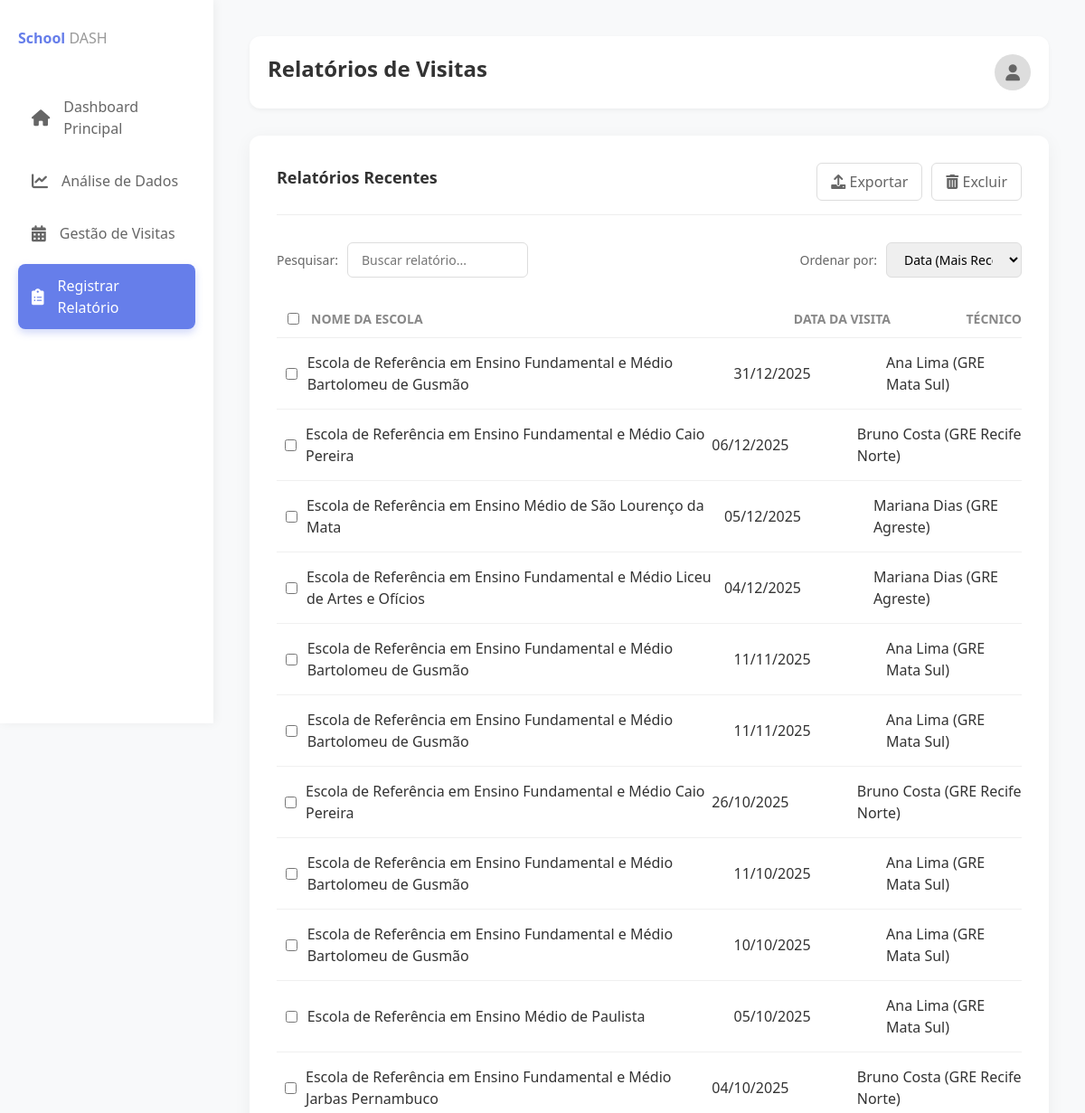
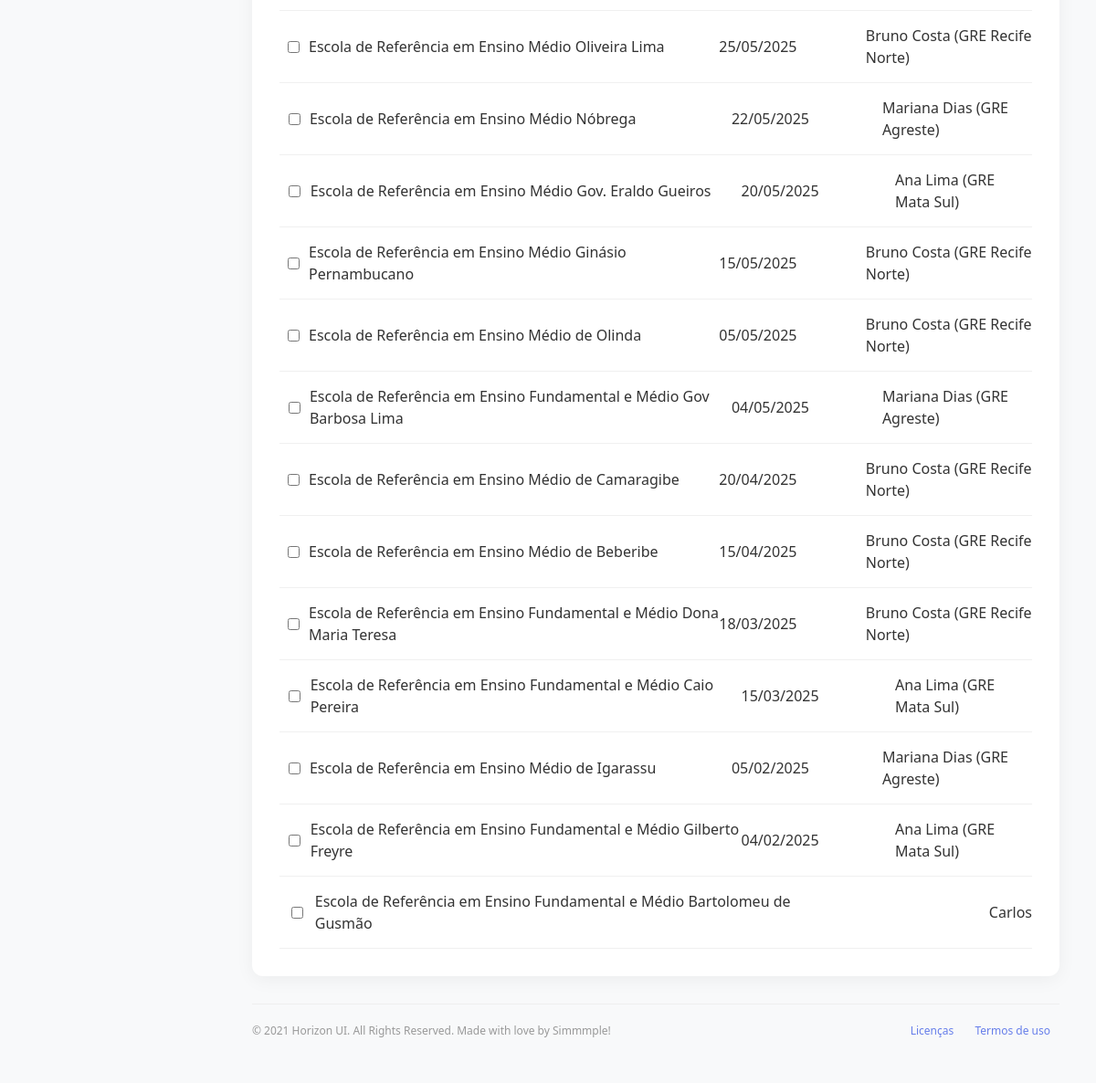
/relatorios/ (signed in), run on an earlier commit of the app's database (2 pictures, top to bottom).
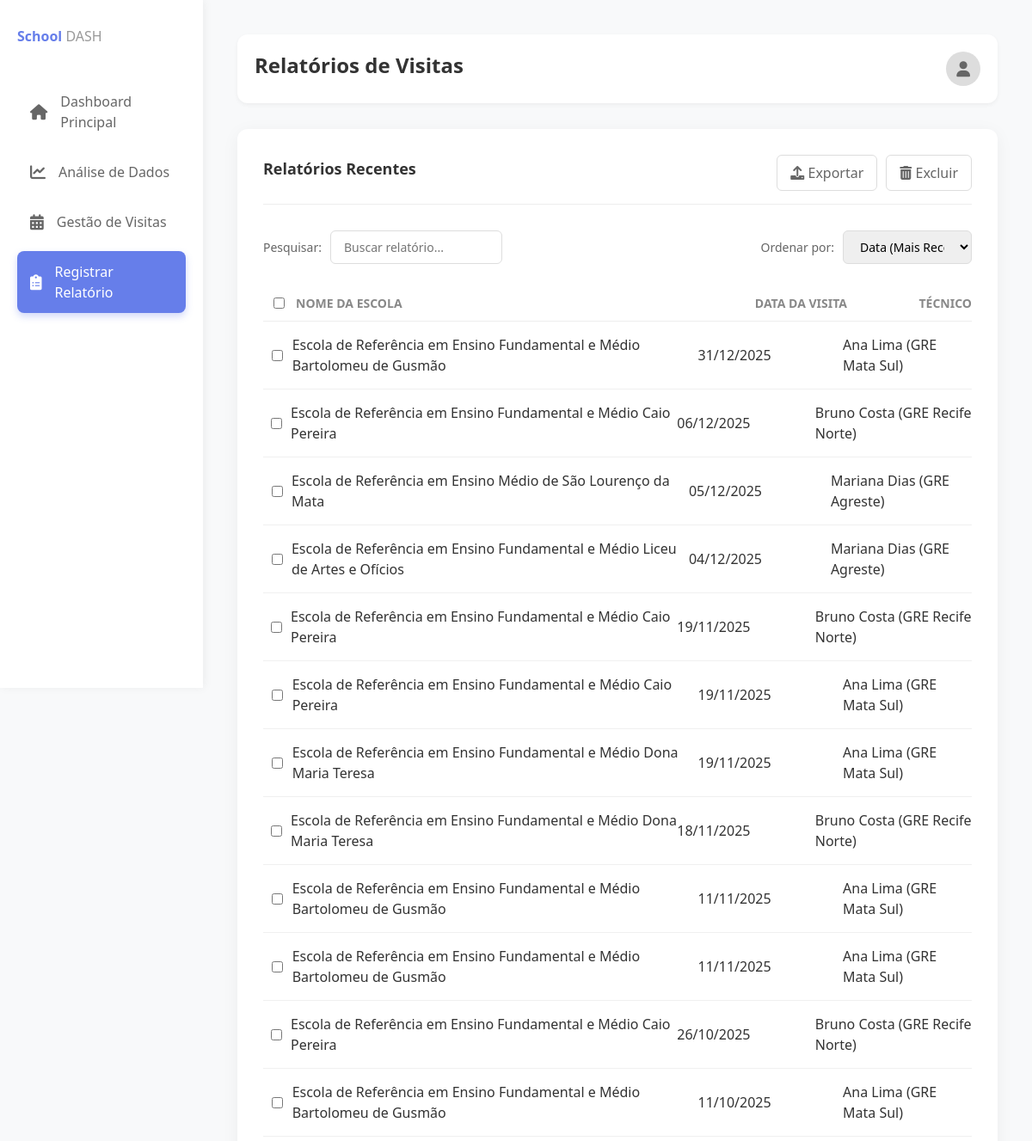
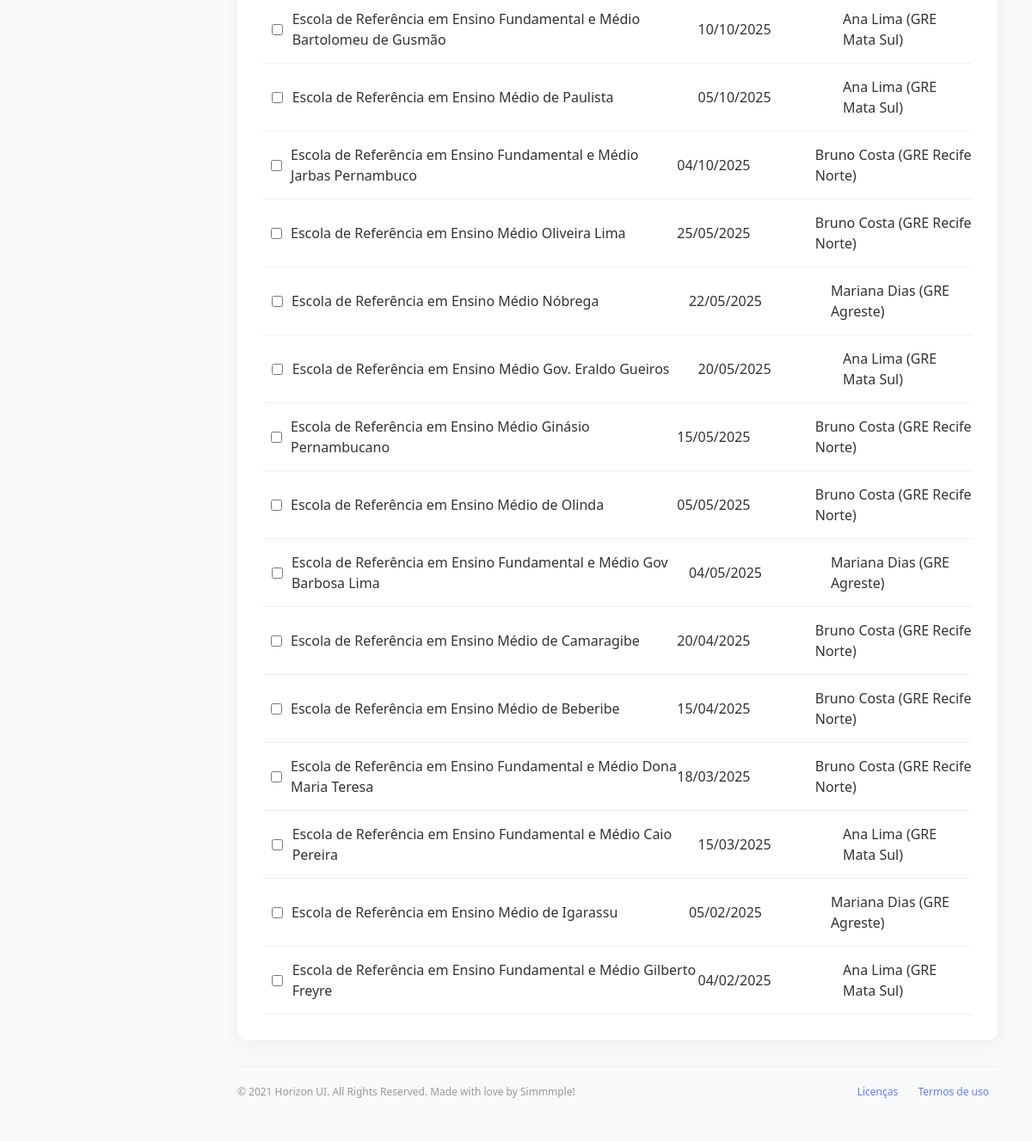
And on a later commit of the database (2 pictures, top to bottom).
### core/models.py (models this page shows, shortened)
class VisitaTecnica(models.Model):
    escola = models.CharField(max_length=255)
    data_visita = models.DateField(null=True, blank=True) # Melhor tipo para datas
    tecnico_gre = models.CharField(max_length=255, null=True, blank=True)
    servidor_escola = models.CharField(max_length=255, null=True, blank=True)
    demanda = models.TextField(null=True, blank=True) # TextField é melhor para textos longos
    encaminhamento = models.TextField(null=True, blank=True)
    observacao = models.TextField(null=True, blank=True)
    ocorrencias = models.ManyToManyField(Ocorrencia, blank=True, verbose_name="Ocorrências observadas")

### core/views.py (the view, shortened to what this page needs)
# urls.py: path('relatorios/', views.relatorios_view, name='relatorios'),
@login_required(login_url='login')
def relatorios_view(request):
    relatorios = VisitaTecnica.objects.all().order_by('-data_visita')
    context = {
        'relatorios': relatorios,
    }
    return render(request, 'relatorios.html', context)

### core/templates/relatorios.html (shortened to what this page needs)
{% extends 'base.html' %}
{% load static %}
{% block extra_css %}
<link rel="stylesheet" href="{% static 'css/relatorios.css' %}">
{% endblock extra_css %}
{% block content %}
<div class="dashboard-container">
    <aside class="sidebar">
        <div class="logo">School <span>DASH</span></div>
        <a href="{% url 'main_dashboard' %}" class="menu-item">
            <i class="fas fa-home"></i> Dashboard Principal
        </a>
        <a href="{% url 'analise_dashboard' %}" class="menu-item">
            <i class="fas fa-chart-line"></i> Análise de Dados
        </a>
        <a href="{% url 'visitas' %}" class="menu-item">
            <i class="fas fa-calendar-alt"></i> Gestão de Visitas
        </a>
        <a href="{% url 'relatorios' %}" class="menu-item active">
            <i class="fas fa-clipboard-list"></i> Registrar Relatório
        </a>
    </aside>
    <main class="main-content">
        <header class="header">
            <h1 class="header-title">Relatórios de Visitas</h1>
            <div class="profile-icon">
                <i class="fas fa-user"></i>
            </div>
        </header>
        <form id="relatoriosForm" method="POST">
            <div class="table-card">
                <div class="table-header">
                    <h2 class="table-title">Relatórios Recentes</h2>
                    <div class="header-actions">
                        <button type="button" class="btn-action" id="exportBtn"><i class="fas fa-upload"></i> Exportar</button>
                        <button type="button" class="btn-action btn-danger" id="deleteBtn"><i class="fas fa-trash-alt"></i> Excluir</button>
                    </div>
                </div>
                <div class="table-controls">
                    <div class="control-item">
                        <label for="search">Pesquisar:</label>
                        <input type="text" id="search" class="search-input" placeholder="Buscar relatório...">
                    </div>
                    <div class="control-item">
                        <label for="sort">Ordenar por:</label>
                        <select id="sort" class="search-input" style="width: 150px;">
                            <option value="data">Data (Mais Recente)</option>
                        </select>
                    </div>
                </div>
                <div class="table-content">
                    <div class="table-head">
                        <div class="col-checkbox">
                            <input type="checkbox" id="selectAll">
                        </div>
                        <div class="col-name">NOME DA ESCOLA</div>
                        <div class="col-date">DATA DA VISITA</div>
                        <div class="col-tecnico">TÉCNICO</div>
                    </div>
                    {% for visita in relatorios %}
                    <div class="table-row">
                        <div class="col-checkbox">
                            <input type="checkbox" name="selected_relatorios" value="{{ visita.id }}">
                        </div>
                        <div class="col-name">{{ visita.escola }}</div>
                        <div class="col-date">{{ visita.data_visita|date:"d/m/Y" }}</div>
                        <div class="col-tecnico">{{ visita.tecnico_gre }}</div>
                    </div>
                    {% empty %}
                    <div class="table-row">
                        <div class="col-checkbox"></div>
                        <div class="col-name" colspan="3">Nenhum relatório encontrado.</div>
                    </div>
                    {% endfor %}
                </div>
            </div>
        </form>
        <div class="footer">
            <div>© 2021 Horizon UI. All Rights Reserved. Made with love by Simmmple!</div>
            <div>
               <a href="#" style="margin: 0 10px;">Licenças</a>
                <a href="#" style="margin: 0 10px;">Termos de uso</a>
            </div>
        </div>
    </main>
</div>
{% endblock content %}

What changed in the data, as far as the page shows it:
changed VisitaTecnica (number 5 of 27 on the later page): escola "Escola de Referência em Ensino Fundamental e Médio Bartolomeu de Gusmão" → "Escola de Referência em Ensino Fundamental e Médio Caio Pereira"; data_visita (not shown) → "19/11/2025"; tecnico_gre "Carlos" → "Bruno Costa (GRE Recife Norte)"; moves up the list
added VisitaTecnica: escola "Escola de Referência em Ensino Fundamental e Médio Caio Pereira", data_visita "19/11/2025", tecnico_gre "Ana Lima (GRE Mata Sul)"
added VisitaTecnica: escola "Escola de Referência em Ensino Fundamental e Médio Dona Maria Teresa", data_visita "19/11/2025", tecnico_gre "Ana Lima (GRE Mata Sul)"
added VisitaTecnica: escola "Escola de Referência em Ensino Fundamental e Médio Dona Maria Teresa", data_visita "18/11/2025", tecnico_gre "Bruno Costa (GRE Recife Norte)"
